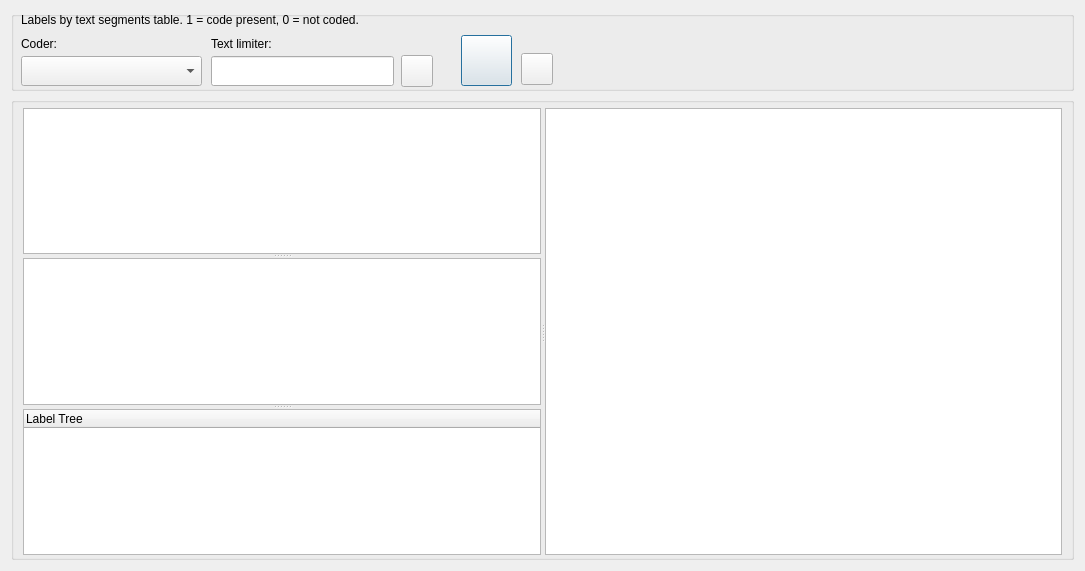
<?xml version="1.0" encoding="UTF-8"?>
<ui version="4.0">
 <class>DialogSegmentCodings</class>
 <widget class="QDialog" name="DialogSegmentCodings">
  <property name="windowModality">
   <enum>Qt::NonModal</enum>
  </property>
  <property name="geometry">
   <rect>
    <x>0</x>
    <y>0</y>
    <width>1085</width>
    <height>571</height>
   </rect>
  </property>
  <property name="windowTitle">
   <string>Report Segment Codings</string>
  </property>
  <layout class="QVBoxLayout" name="verticalLayout">
   <item>
    <widget class="QGroupBox" name="groupBox">
     <property name="sizePolicy">
      <sizepolicy hsizetype="Preferred" vsizetype="Preferred">
       <horstretch>0</horstretch>
       <verstretch>0</verstretch>
      </sizepolicy>
     </property>
     <property name="minimumSize">
      <size>
       <width>0</width>
       <height>80</height>
      </size>
     </property>
     <property name="maximumSize">
      <size>
       <width>16777215</width>
       <height>80</height>
      </size>
     </property>
     <property name="title">
      <string/>
     </property>
     <widget class="QLineEdit" name="lineEdit">
      <property name="geometry">
       <rect>
        <x>200</x>
        <y>45</y>
        <width>183</width>
        <height>30</height>
       </rect>
      </property>
     </widget>
     <widget class="QLabel" name="label_text_limiter">
      <property name="geometry">
       <rect>
        <x>200</x>
        <y>22</y>
        <width>183</width>
        <height>22</height>
       </rect>
      </property>
      <property name="text">
       <string>Text limiter:</string>
      </property>
      <property name="wordWrap">
       <bool>true</bool>
      </property>
     </widget>
     <widget class="QPushButton" name="pushButton_run_report">
      <property name="geometry">
       <rect>
        <x>450</x>
        <y>24</y>
        <width>51</width>
        <height>51</height>
       </rect>
      </property>
      <property name="toolTip">
       <string>Run report</string>
      </property>
      <property name="text">
       <string/>
      </property>
     </widget>
     <widget class="QLabel" name="label_coder">
      <property name="geometry">
       <rect>
        <x>10</x>
        <y>22</y>
        <width>130</width>
        <height>22</height>
       </rect>
      </property>
      <property name="text">
       <string>Coder:</string>
      </property>
     </widget>
     <widget class="QComboBox" name="comboBox_coders">
      <property name="geometry">
       <rect>
        <x>10</x>
        <y>45</y>
        <width>181</width>
        <height>30</height>
       </rect>
      </property>
     </widget>
     <widget class="QLabel" name="label_title">
      <property name="geometry">
       <rect>
        <x>10</x>
        <y>-3</y>
        <width>531</width>
        <height>23</height>
       </rect>
      </property>
      <property name="text">
       <string>Labels by text segments table. 1 = code present, 0 = not coded.</string>
      </property>
     </widget>
     <widget class="QPushButton" name="pushButton_export_xlsx">
      <property name="geometry">
       <rect>
        <x>510</x>
        <y>42</y>
        <width>32</width>
        <height>32</height>
       </rect>
      </property>
      <property name="toolTip">
       <string>Export to Excel</string>
      </property>
      <property name="text">
       <string/>
      </property>
     </widget>
     <widget class="QPushButton" name="pushButton_file_attributes">
      <property name="geometry">
       <rect>
        <x>390</x>
        <y>44</y>
        <width>32</width>
        <height>32</height>
       </rect>
      </property>
      <property name="toolTip">
       <string>&lt;html&gt;&lt;head/&gt;&lt;body&gt;&lt;p&gt;Select files by attributes&lt;/p&gt;&lt;/body&gt;&lt;/html&gt;</string>
      </property>
      <property name="text">
       <string/>
      </property>
     </widget>
    </widget>
   </item>
   <item>
    <widget class="QGroupBox" name="groupBox_2">
     <property name="title">
      <string/>
     </property>
     <layout class="QGridLayout" name="gridLayout">
      <property name="topMargin">
       <number>5</number>
      </property>
      <property name="bottomMargin">
       <number>2</number>
      </property>
      <item row="0" column="0">
       <widget class="QSplitter" name="splitter">
        <property name="orientation">
         <enum>Qt::Horizontal</enum>
        </property>
        <widget class="QSplitter" name="splitter_vert">
         <property name="orientation">
          <enum>Qt::Vertical</enum>
         </property>
         <widget class="QListWidget" name="listWidget_files">
          <property name="toolTip">
           <string>&lt;html&gt;&lt;head/&gt;&lt;body&gt;&lt;p&gt;Files. Right click for selection options.&lt;/p&gt;&lt;/body&gt;&lt;/html&gt;</string>
          </property>
         </widget>
         <widget class="QListWidget" name="listWidget_cases">
          <property name="toolTip">
           <string>&lt;html&gt;&lt;head/&gt;&lt;body&gt;&lt;p&gt;Cases. Right click for selection options.&lt;/p&gt;&lt;/body&gt;&lt;/html&gt;</string>
          </property>
         </widget>
         <widget class="QTreeWidget" name="treeWidget">
          <property name="toolTip">
           <string>&lt;html&gt;&lt;head/&gt;&lt;body&gt;&lt;p&gt;Codes. Right click for options&lt;/p&gt;&lt;/body&gt;&lt;/html&gt;</string>
          </property>
          <column>
           <property name="text">
            <string notr="true">Label Tree</string>
           </property>
          </column>
         </widget>
        </widget>
        <widget class="QTableWidget" name="tableWidget"/>
       </widget>
      </item>
     </layout>
    </widget>
   </item>
  </layout>
 </widget>
 <tabstops>
  <tabstop>comboBox_coders</tabstop>
  <tabstop>lineEdit</tabstop>
  <tabstop>pushButton_run_report</tabstop>
  <tabstop>listWidget_files</tabstop>
  <tabstop>listWidget_cases</tabstop>
  <tabstop>treeWidget</tabstop>
 </tabstops>
 <resources/>
 <connections/>
</ui>
